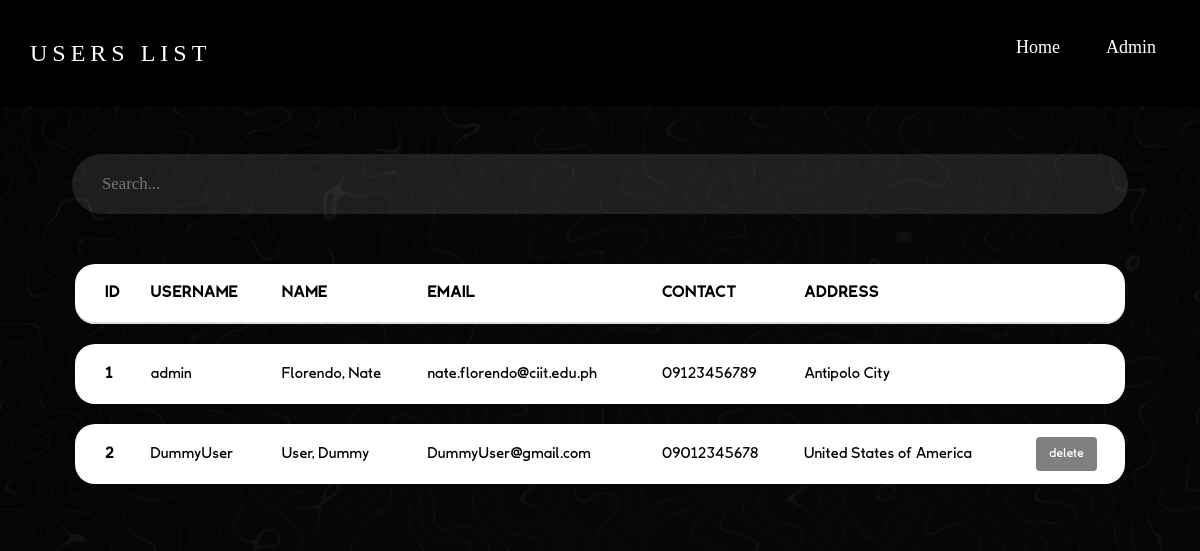
The app's page /pages/admin/userList.php (signed in), older data.
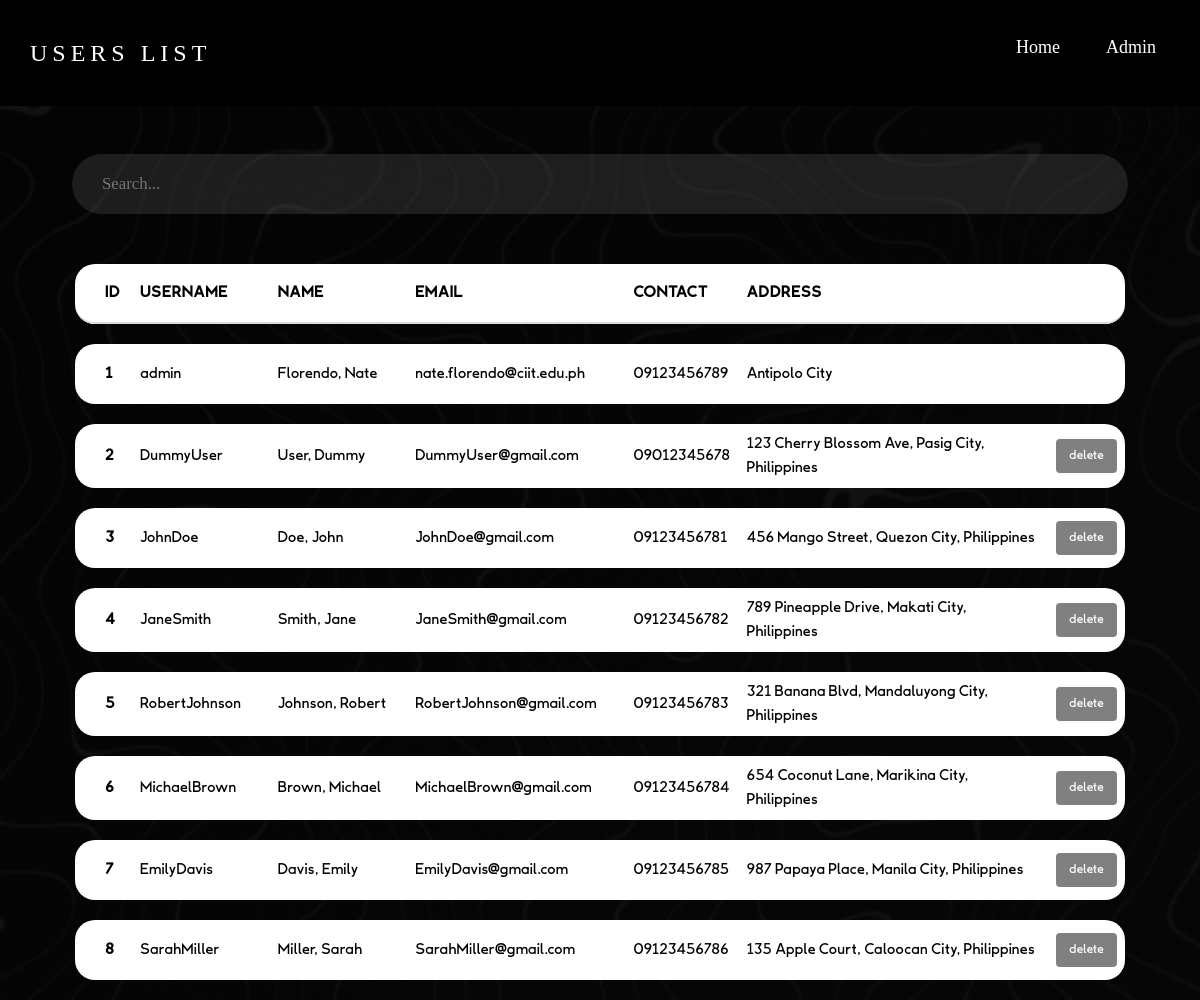
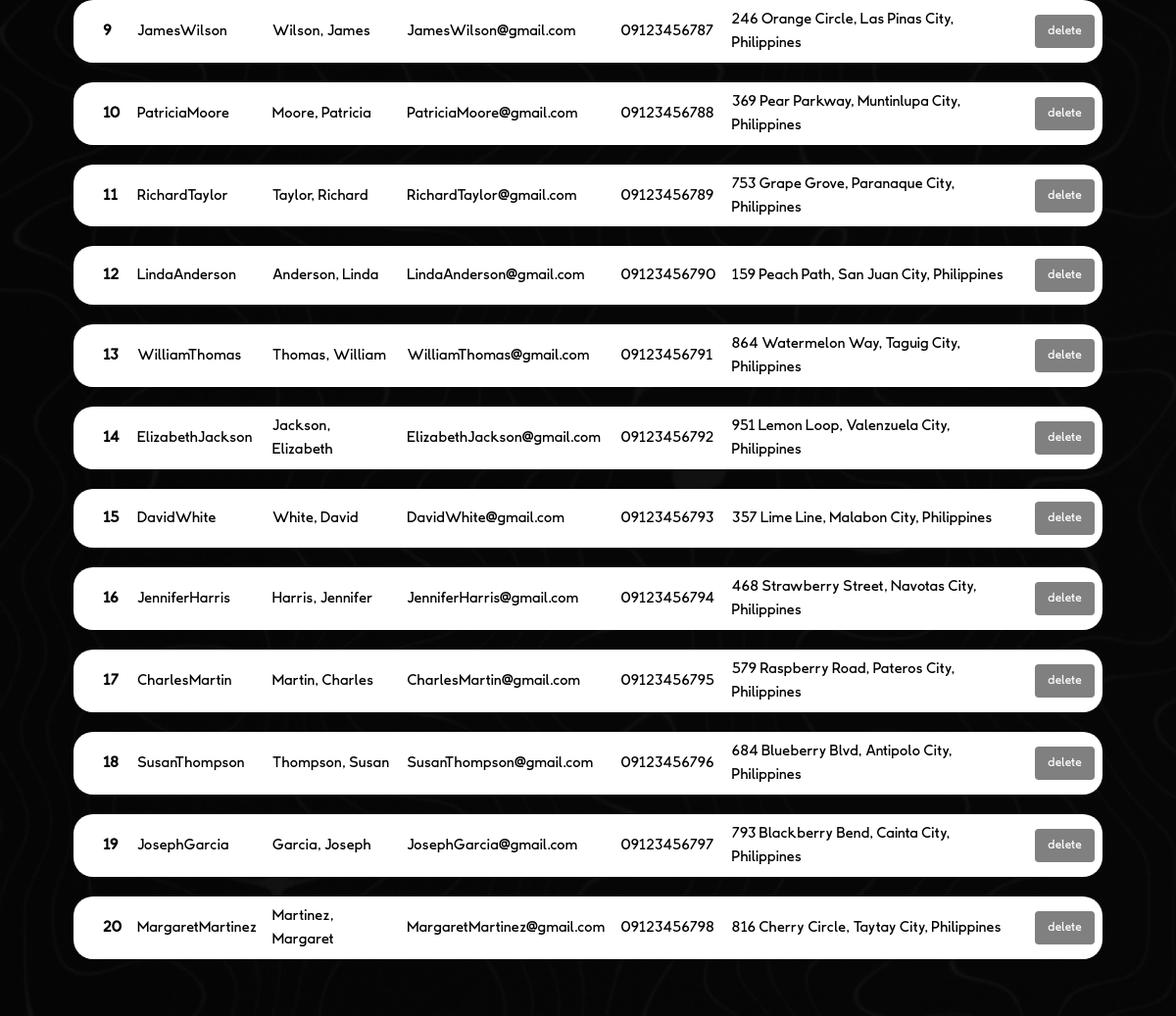
The same page, newer data (2 pictures, top to bottom).
### tables this page shows
CREATE TABLE `profile` (
  `user_id` int(11) NOT NULL,
  `username` varchar(50) NOT NULL,
  `password` varchar(200) NOT NULL,
  `firstName` varchar(200) NOT NULL,
  `lastName` varchar(200) NOT NULL,
  `email` varchar(200) NOT NULL,
  `mobile` varchar(200) NOT NULL,
  `address` varchar(200) NOT NULL,
  `role` enum('user','admin') NOT NULL DEFAULT 'user'
);

### pages/admin/userList.php (the view, shortened to what this page needs)
<?php
$servername = "localhost";
$username = "root";
$password = "";
$database = "onlinestore";
$conn = mysqli_connect($servername, $username, $password, $database);
$sql = 'SELECT user_id, username, firstName, lastName, email, mobile, address, role FROM profile';
$result = mysqli_query($conn, $sql);
$profiles = mysqli_fetch_all($result, MYSQLI_ASSOC);
?>
<!DOCTYPE html>
<html lang="en">
<head>
    <link rel="stylesheet" href="../../css/style.css">
    <link rel="stylesheet" href="https://maxcdn.bootstrapcdn.com/bootstrap/3.4.1/css/bootstrap.min.css">
</head>
<body class="stillBackground">
    <nav class="navigationbar sticky">
        <div class="logo"><a href="#">USERS LIST</a></div>
        <ul class="nav-links">
            <div class="menu">
                <li><a href="../../index.php">Home</a></li>
                <li><a href="admin.php">Admin</a></li>
            </div>
        </ul>
    </nav>
    <div class="products">
        <form>
            <input id="search" type="text" autocomplete="off" placeholder="Search...">
        </form>
        <div class="container table-responsive py-5" style="color: black; font-family: LaachirDeeper !important;font-size: larger; width: 100%;">
            <table class="myTable table">
                <thead style="height: 60px;">
                    <tr style="letter-spacing: 1px;">
                        <th scope="col">ID</th>
                        <th scope="col">USERNAME</th>
                        <th scope="col">NAME</th>
                        <th scope="col">EMAIL</th>
                        <th scope="col">CONTACT</th>
                        <th scope="col">ADDRESS</th>
                        <th scope="col"></th>
                    </tr>
                </thead>
                <tbody>
                    <?php
                    foreach ($profiles as $profile) { ?>
                        <tr class="cardHolder" style="height: 60px;">
                            <th scope="row"><?php echo htmlspecialchars($profile['user_id']) ?></th>
                            <td class="name"><?php echo htmlspecialchars($profile['username']) ?></td>
                            <td class="alt"><?php echo htmlspecialchars($profile['lastName'].", ".$profile['firstName']) ?></td>
                            <td class="description"><?php echo htmlspecialchars($profile['email']) ?></td>
                            <td ><?php echo htmlspecialchars($profile['mobile']) ?></td>
                            <td ><?php echo htmlspecialchars($profile['address']) ?></td>
                            <td >
                            <?php if($profile['user_id'] != $_SESSION['user_id']) { ?>
                                <a class="btn cart" style="color: white; background-color: gray;" role="button" onclick="deleteUser(event,<?php echo $profile['user_id'] ?>)">delete</a>
                            <?php } ?>
                            </td>
                        </tr>
                    <?php }
                    ?>
                </tbody>
            </table>
        </div>
    </div>
</body>
</html>

Row changes from the older to the newer data that the page shows:
changed profile "DummyUser": address "United States of America" → "123 Cherry Blossom Ave, Pasig City, Philippines"
added profile: user_id "3", username "JohnDoe", lastName+firstName "Doe, John", email "JohnDoe@gmail.com", mobile "09123456781", address "456 Mango Street, Quezon City, Philippines"
added profile: user_id "4", username "JaneSmith", lastName+firstName "Smith, Jane", email "JaneSmith@gmail.com", mobile "09123456782", address "789 Pineapple Drive, Makati City, Philippines"
added profile: user_id "5", username "RobertJohnson", lastName+firstName "Johnson, Robert", email "RobertJohnson@gmail.com", mobile "09123456783", address "321 Banana Blvd, Mandaluyong City, Philippines"
added profile: user_id "6", username "MichaelBrown", lastName+firstName "Brown, Michael", email "MichaelBrown@gmail.com", mobile "09123456784", address "654 Coconut Lane, Marikina City, Philippines"
added profile: user_id "7", username "EmilyDavis", lastName+firstName "Davis, Emily", email "EmilyDavis@gmail.com", mobile "09123456785", address "987 Papaya Place, Manila City, Philippines"
added profile: user_id "8", username "SarahMiller", lastName+firstName "Miller, Sarah", email "SarahMiller@gmail.com", mobile "09123456786", address "135 Apple Court, Caloocan City, Philippines"
added profile: user_id "9", username "JamesWilson", lastName+firstName "Wilson, James", email "JamesWilson@gmail.com", mobile "09123456787", address "246 Orange Circle, Las Pinas City, Philippines"
added profile: user_id "10", username "PatriciaMoore", lastName+firstName "Moore, Patricia", email "PatriciaMoore@gmail.com", mobile "09123456788", address "369 Pear Parkway, Muntinlupa City, Philippines"
added profile: user_id "11", username "RichardTaylor", lastName+firstName "Taylor, Richard", email "RichardTaylor@gmail.com", mobile "09123456789", address "753 Grape Grove, Paranaque City, Philippines"
added profile: user_id "12", username "LindaAnderson", lastName+firstName "Anderson, Linda", email "LindaAnderson@gmail.com", mobile "09123456790", address "159 Peach Path, San Juan City, Philippines"
added profile: user_id "13", username "WilliamThomas", lastName+firstName "Thomas, William", email "WilliamThomas@gmail.com", mobile "09123456791", address "864 Watermelon Way, Taguig City, Philippines"
added profile: user_id "14", username "ElizabethJackson", lastName+firstName "Jackson, Elizabeth", email "ElizabethJackson@gmail.com", mobile "09123456792", address "951 Lemon Loop, Valenzuela City, Philippines"
added profile: user_id "15", username "DavidWhite", lastName+firstName "White, David", email "DavidWhite@gmail.com", mobile "09123456793", address "357 Lime Line, Malabon City, Philippines"
added profile: user_id "16", username "JenniferHarris", lastName+firstName "Harris, Jennifer", email "JenniferHarris@gmail.com", mobile "09123456794", address "468 Strawberry Street, Navotas City, Philippines"
added profile: user_id "17", username "CharlesMartin", lastName+firstName "Martin, Charles", email "CharlesMartin@gmail.com", mobile "09123456795", address "579 Raspberry Road, Pateros City, Philippines"
added profile: user_id "18", username "SusanThompson", lastName+firstName "Thompson, Susan", email "SusanThompson@gmail.com", mobile "09123456796", address "684 Blueberry Blvd, Antipolo City, Philippines"
added profile: user_id "19", username "JosephGarcia", lastName+firstName "Garcia, Joseph", email "JosephGarcia@gmail.com", mobile "09123456797", address "793 Blackberry Bend, Cainta City, Philippines"
added profile: user_id "20", username "MargaretMartinez", lastName+firstName "Martinez, Margaret", email "MargaretMartinez@gmail.com", mobile "09123456798", address "816 Cherry Circle, Taytay City, Philippines"
